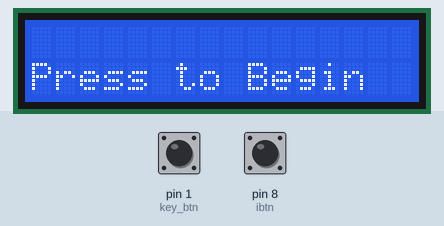
A sketch run on a simulated Arduino Uno, built with avr-gcc and run on an emulated ATmega328P. Parts: 16×2 character LCD. Inputs (shaded band) come from the test bench; at power-on: pin 8 (ibtn) HIGH, pin 1 (key_btn) HIGH.

Above: at 1.2 s.
1.3 s: pin 8 (ibtn) pulled LOW for 0.15 s
At 2.1 s:
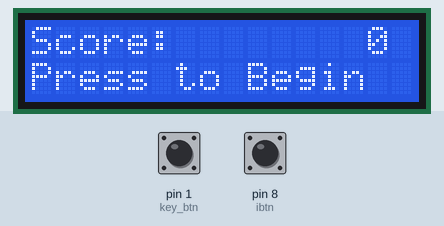
Timing chart, 0 to 4.3 s (numbered marks = the images above; inputs shaded):
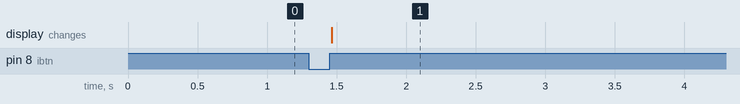

The sketch:

set_initial_score_test.ino
```cpp
// preprocessor directives
#include <assert.h>
#include "DFRobot_RGBLCD1602.h"

const int8_t toggle   = 0;        // pin 2
const int8_t key_btn  = 1;        // pin 3
const int8_t throttle = 2;        // pin 4

const int8_t score_sw = A0;       // pin 23
const int8_t ibtn    = 8;         // interact button


// Create an lcd instance for the DFRobot module
DFRobot_RGBLCD1602 lcd(/*RGBAddr*/0x60 ,/*lcdCols*/16,/*lcdRows*/2);  //16 characters and 2 lines of show


void setup() {

  lcd.init();

  pinMode(toggle, INPUT_PULLUP);
  pinMode(key_btn, INPUT_PULLUP);
  pinMode(throttle, INPUT_PULLUP);

  pinMode(score_sw, INPUT_PULLUP);
  pinMode(ibtn, INPUT_PULLUP);

}

void loop() {

  int16_t score{}, held;

  while(!digitalRead(ibtn));              // while interact button is low (pressed)

  // initial text to lcd
  lcd.setCursor(0, 1);
  lcd.print("Press to Begin  ");

  while(digitalRead(ibtn)){               // while interact button is high (not pressed)

    // while key button is low (pressed -> connected to ground) and has been held for less than three seconds
    for(held = 0; !digitalRead(key_btn) && held < 3000; ++held, delay(1));

    // if the button has been held for three seconds, enter the initialize score mode
    if(held == 3000){score = initialize_score(0, 0);}
  }

  while(!digitalRead(ibtn));              // while interact button is low (pressed)

  // print score to lcd
  lcd.setCursor(0, 0);
  lcd.print("Score:        ");
  lcd.print(score);

  while(digitalRead(ibtn));
}

int16_t initialize_score(int16_t volts, int16_t score){
  lcd.print("Initialize Score");                                              // print mode to screen
  lcd.setCursor(0, 0);

  for(; digitalRead(key_btn); delay(250)){
    volts = 5 - analogRead(score_sw);                                         // read volts as a casted-integer
    if(digitalRead(toggle)){
      score += (99 - score > volts ? volts : 99 - score);                     // increment, cap at 99
    } else {
      score -= (score > volts ? volts : score);                               // decrement, floor at 0
    }

    lcd.print("Score:        ");                                              // print updated score to monitor
    lcd.print(score);
  }

  lcd.setCursor(0, 1);
  lcd.print("Score is set    ");

  return score;
}
```

Measured:
- after the input at 1.3 s, the display: changes after 0.16 s (image 1)
